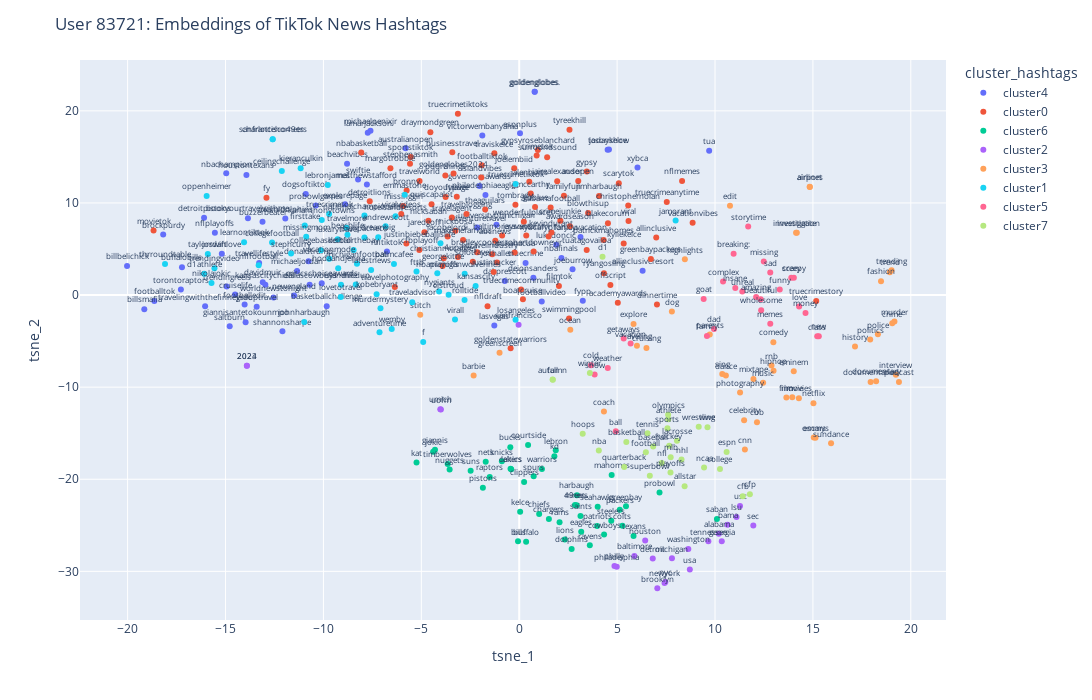

This figure's notebook cell:
### Code cell
visualize_tsne("83721", "hashtags", 8, 2)

### Figure 1 — Plotly figure (JSON) as saved in the notebook; plotly's stock layout.template omitted (floating-point values rounded to 4 significant figures)
{"data": [{"hovertemplate": "cluster_hashtags=cluster4<br>tsne_1=%{x}<br>tsne_2=%{y}<br>hashtags=%{text}<extra></extra>", "legendgroup": "cluster4", "marker": {"color": "#636efa", "symbol": "circle"}, "mode": "markers+text", "name": "cluster4", "orientation": "v", "showlegend": true, "text": ["giannisantetokounmpo", "kansascitychiefs", "lukadoncic", "michaelpenixjr", "dallascowboys", "worldnewstonight", "truecrime", "basketballchallenge", "buffalobills", "deionsanders", "lasvegas", "dakprescott", "cruiselife", "houstontexans", "todayshow", "grouptravel", "criticschoiceawards", "torontoraptors", "saltburn", "tua", "allinclusiveresort", "explorepage", "buzzerbeater", "shannonsharpe", "xybca", "bookyourtravelwithme", "billsmafia", "swiftie", "joeburrow", "miamidolphins", "lamarjackson", "travelingwiththefinneysllc", "philadelphiaeagles", "familyvacation", "michaeljordan", "victorwembanyama", "dogsoftiktok", "donaldtrump", "footballvideo", "jordanlove", "footballedit", "davidmuir", "brockpurdy", "nfltiktok", "probowlgames", "nbafinals", "fypp", "adventuretravel", "travellifestyle", "nflplayoffs", "goldenglobes", "detroitpistons", "billbelichick", "universityofmichigan", "australianopen", "trendingreels", "newengland", "governorsawards", "matthewstafford", "jasonkelce", "espnplus", "goldenglobes.", "footballtok", "beachvibes", "nbachampion"], "textfont": {"size": 8}, "textposition": "top center", "type": "scatter", "x": [-13.97, -12.97, 1.893, -7.596, -10.71, -12.55, 0.325, -9.832, -17.22, 0.7247, -1.272, -0.7355, -14.51, -13.93, 4.584, -13.41, -10.09, -17.28, -14.79, 9.701, 6.302, -8.894, -13.11, -12.09, 6.041, -13.85, -19.15, -8.231, 2.724, -11.95, -7.735, -16.04, -1.724, 3.129, -11.35, -1.884, -10.9, -10.76, 1.151, -15.19, -14.02, -13.1, -18.18, -6.755, -10.39, 2.158, 3.247, -2.142, -13.28, -15.54, 0.7912, -16.1, -20.03, -1.161, -5.802, -14.94, -11.5, -2.03, -7.779, 4.516, 0.04002, 0.7912, -18.64, -8.793, -14.96], "xaxis": "x", "y": [-2.941, 1.11, 5.449, 17.83, 1.127, -0.272, 3.486, -1.206, 3.021, 1.885, -3.314, 1.518, 0.04684, 13.04, 15.81, -1.272, 1.288, 0.61, -3.399, 15.67, 2.628, 9.855, 7.968, -3.943, 13.85, 8.351, -1.529, 12.55, 2.799, 8.322, 17.62, -1.22, 10.87, 6.311, 2.615, 17.33, 10.97, 3.683, -0.6911, 4.487, -1.032, 1.394, 6.587, 4.716, 9.717, 4.032, -0.63, 7.336, 3.476, 6.765, 22.07, 8.383, 3.147, 7.635, 15.93, 0.934, -0.05536, 11.83, 12.0, 15.78, 17.56, 22.07, -0.6365, 14.25, 13.22], "yaxis": "y"}, {"hovertemplate": "cluster_hashtags=cluster0<br>tsne_1=%{x}<br>tsne_2=%{y}<br>hashtags=%{text}<extra></extra>", "legendgroup": "cluster0", "marker": {"color": "#EF553B", "symbol": "circle"}, "mode": "markers+text", "name": "cluster0", "orientation": "v", "showlegend": true, "text": ["kevindurant", "tombrady", "greenbaypackers", "joshallen", "nicksaban", "goldenglobes2024", "tyreekhill", "doyoutravel", "travelworld", "kyliekelce", "islandvibes", "tuatagovailoa", "ryangosling", "poorthings", "truecrimestory", "viral", "travelphotography", "crimetok", "makemefamous", "travelindustry", "4upage", "surroundsound", "sportstiktok", "nbabasketball", "ausopen", "pukanacua", "familyfun", "solotravel", "jjmccarthy", "quiscapalot", "viralvideos", "christianmccaffrey", "baltimoreravens", "businesstravel", "gypsy", "nickbosa", "xybcafypforyou", "blakecorum", "theaguilars", "vacationvibes", "alabamafootball", "blowthisup", "justintucker", "awardseason", "jaredgoff", "dinnertime", "stephenasmith", "gypsyroseblanchard", "draymondgreen", "footballtiktok", "georgekittle", "filmtok", "fy", "goblue", "joelembiid", "jimharbaugh", "academyawards", "allinclusive", "boatcruise", "cfbplayoff", "bradleycooper", "crimejunkie", "robertdowneyjr", "movietok", "abcnews", "traviskelce", "patrickmahomes", "missinggirl", "truecrimecommunity", "goldenstatewarriors", "travelblogging", "christophernolan", "travelagent", "fypage", "detroitlions", "justinbieber", "jalenhurts", "truecrimeanytime", "nfldraft", "offscript", "jacobelordi", "bronny", "jairealexander", "truecrimetiktoks", "jaysontatum", "scarytok", "wonderfulplaces", "nflmemes", "margotrobbie", "swimmingpool"], "textfont": {"size": 8}, "textposition": "top center", "type": "scatter", "x": [1.647, -0.194, 6.725, -1.135, -4.638, -3.354, 2.567, -3.76, -5.091, 5.336, -1.936, 3.447, 4.327, -3.773, 15.17, 5.583, -6.352, 0.8908, -2.867, -1.378, -3.128, 1.427, -5.543, -8.068, 3.015, -0.233, 2.284, -2.371, 0.5896, -4.478, -6.026, -3.856, -0.8722, -3.417, 3.452, -3.259, 1.502, 4.532, -1.738, 8.857, 1.604, 3.519, -1.305, 2.588, -4.842, 7.035, -5.578, 0.9524, -4.537, -1.917, -3.915, 2.028, -12.91, 0.8088, -0.2537, 4.078, 5.036, 6.998, 0.1893, -5.101, -2.149, 2.102, 0.7378, -18.67, -1.219, -1.269, 4.312, -5.932, 0.09454, -0.4386, -2.693, 5.567, -3.441, -3.19, -7.635, -5.764, 0.5154, 7.537, -1.617, 4.657, -3.656, -5.751, 1.939, -3.132, 0.359, 5.087, 0.2352, 8.319, -6.577, 2.546], "xaxis": "x", "y": [6.8, 9.798, 3.901, 3.535, 8.078, 13.21, 17.95, 10.65, 12.38, 5.594, 12.77, 4.903, 2.369, 12.98, -0.6475, 8.038, 0.8815, 15.16, 5.976, 4.425, 4.127, 14.97, 14.99, 15.48, 12.39, 4.608, 10.78, 3.607, 11.02, 9.863, 8.797, 3.999, 6.476, 15.49, 13.43, 6.986, 6.346, 7.803, 9.282, 7.846, 9.498, 8.923, 2.495, 7.484, 6.82, -1.029, 14.26, 15.75, 17.68, 14.09, 3.147, 0.9816, 10.56, 9.548, 13.77, 10.76, -0.8223, 6.258, -0.4657, 4.9, 4.654, 8.062, 4.743, 6.998, 5.899, 15.4, 5.98, 9.67, 0.5995, -5.781, 8.807, 9.718, 8.412, 10.68, 10.18, 5.606, 12.32, 10.09, -1.207, 1.082, 6.371, 11.35, 12.36, 19.69, 6.479, 12.14, 7.972, 12.38, 13.77, -2.558], "yaxis": "y"}, {"hovertemplate": "cluster_hashtags=cluster6<br>tsne_1=%{x}<br>tsne_2=%{y}<br>hashtags=%{text}<extra></extra>", "legendgroup": "cluster6", "marker": {"color": "#00cc96", "symbol": "circle"}, "mode": "markers+text", "name": "cluster6", "orientation": "v", "showlegend": true, "text": ["jokic", "kd", "packers", "49ers", "lions", "bills", "mahomes", "courtside", "greenbay", "kat", "spurs", "colts", "kelce", "lebron", "dolphins", "buffalo", "bucks", "steelers", "seahawks", "clippers", "raptors", "saints", "knicks", "suns", "texans", "saban", "nets", "giannis", "patriots", "lakers", "ravens", "cowboys", "nuggets", "pistons", "timberwolves", "celtics", "warriors", "chargers", "niners", "harbaugh", "chiefs", "rams", "eagles", "probowl"], "textfont": {"size": 8}, "textposition": "top center", "type": "scatter", "x": [-4.395, 1.795, 5.136, 2.847, 2.33, -0.06089, 4.722, 0.4526, 5.453, -5.245, 0.7386, 5.271, 0.04759, 1.866, 2.678, 0.3526, -0.455, 4.701, 4.008, 0.2497, -1.506, 3.13, -0.8853, -2.481, 5.839, 10.1, -1.711, -4.302, 3.979, -0.41, 3.606, 4.335, -3.554, -1.856, -3.653, -0.4431, 1.16, 1.516, 2.936, 2.947, 1.018, 2.061, 3.167, 7.166], "xaxis": "x", "y": [-17.0, -17.49, -23.31, -22.81, -26.55, -26.74, -19.55, -16.27, -22.93, -18.19, -19.68, -25.06, -23.53, -16.85, -27.58, -26.78, -16.51, -24.51, -22.97, -20.29, -19.75, -24.0, -18.06, -19.08, -26.17, -24.33, -18.1, -16.81, -25.07, -18.91, -27.18, -26.0, -18.94, -20.92, -18.34, -18.85, -18.88, -24.31, -22.81, -21.73, -23.77, -24.66, -25.7, -21.44], "yaxis": "y"}, {"hovertemplate": "cluster_hashtags=cluster2<br>tsne_1=%{x}<br>tsne_2=%{y}<br>hashtags=%{text}<extra></extra>", "legendgroup": "cluster2", "marker": {"color": "#ab63fa", "symbol": "circle"}, "mode": "markers+text", "name": "cluster2", "orientation": "v", "showlegend": true, "text": ["bama", "2023", "baltimore", "nyc", "usa", "newyork", "sec", "brooklyn", "tennessee", "2024", "houston", "sanfrancisco", "michigan", "alabama", "georgia", "detroit", "washington", "lsu", "usc", "uofm", "umich", "philadelphia", "philly"], "textfont": {"size": 8}, "textposition": "top center", "type": "scatter", "x": [10.64, -13.91, 5.881, 7.464, 8.714, 7.422, 11.96, 7.054, 9.66, -13.91, 6.433, -0.03182, 7.8, 10.19, 10.35, 6.821, 8.636, 11.1, 11.28, -4.0, -4.031, 4.982, 4.864], "xaxis": "x", "y": [-24.95, -7.665, -28.34, -31.16, -29.81, -31.27, -25.01, -31.83, -26.74, -7.672, -26.64, -3.232, -28.58, -25.92, -26.73, -28.59, -27.58, -24.1, -22.91, -12.42, -12.39, -29.49, -29.43], "yaxis": "y"}, {"hovertemplate": "cluster_hashtags=cluster3<br>tsne_1=%{x}<br>tsne_2=%{y}<br>hashtags=%{text}<extra></extra>", "legendgroup": "cluster3", "marker": {"color": "#FFA15A", "symbol": "circle"}, "mode": "markers+text", "name": "cluster3", "orientation": "v", "showlegend": true, "text": ["netflix", "traveling", "airlines", "cruising", "documentary", "comedy", "edit", "sing", "politics", "airport", "hiphop", "stitch", "history", "investigate", "cnn", "parents", "trending", "rnb", "fashion", "barbie", "emmys", "trend", "murder", "oscars", "documentaries", "mixtape", "highlights", "police", "dog", "podcast", "ocean", "dance", "sundance", "eminem", "greenscreen", "investigation", "movies", "explore", "interview", "coach", "film", "cbb", "movie", "celebrity", "photography", "crime", "music"], "textfont": {"size": 8}, "textposition": "top center", "type": "scatter", "x": [15.03, 6.013, 14.84, 6.499, 18.23, 12.98, 10.76, 10.37, 17.93, 14.84, 12.99, -5.055, 17.15, 14.18, 11.53, 9.731, 19.02, 12.88, 18.48, -2.328, 15.13, 18.93, 19.16, 15.04, 17.95, 11.96, 8.46, 18.32, 7.796, 19.39, 2.608, 10.55, 15.93, 14.02, -1.005, 14.14, 14.28, 5.84, 19.24, 4.328, 13.65, 12.14, 13.95, 11.49, 11.28, 19.05, 12.46], "xaxis": "x", "y": [-11.74, -5.506, 11.74, -5.745, -9.352, -5.123, 9.709, -8.565, -4.837, 11.75, -8.219, -2.14, -5.579, 6.757, -16.77, -4.273, 2.686, -7.661, 1.512, -8.727, -15.49, 2.488, -2.882, -15.45, -9.434, -9.126, 3.876, -4.265, -1.773, -9.438, -3.754, -8.733, -16.1, -8.273, -6.26, 6.773, -11.2, -3.134, -8.65, -12.65, -11.11, -13.8, -11.1, -13.58, -10.58, -3.062, -9.527], "yaxis": "y"}, {"hovertemplate": "cluster_hashtags=cluster1<br>tsne_1=%{x}<br>tsne_2=%{y}<br>hashtags=%{text}<extra></extra>", "legendgroup": "cluster1", "marker": {"color": "#19d3f3", "symbol": "circle"}, "mode": "markers+text", "name": "cluster1", "orientation": "v", "showlegend": true, "text": ["kobebryant", "truecrimetiktok", "nationalchampionship", "collegebasketball", "doitforthebay", "adventuretime", "virall", "trendingvideo", "oppenheimer", "traveladvisor", "islandlife", "andrewscott", "vacationmode", "f", "michiganfootball", "travelmore", "emmastone", "patmcafee", "isiahpacheco", "cjstroud", "wemby", "kieranculkin", "nbaplayoffs", "luxurytravel", "missingmom", "beachlife", "hodaandjenna", "dreambig", "rolltide", "lebronjames", "nikolajokic", "kansascity", "sanfrancisco49ers", "lovetotravel", "firsttake", "latestnews", "ceilingchallenge", "johnharbaugh", "losangeles", "murdermystery", "truecrimetok", "nygiants", "d1athlete", "charlottehornets", "jamorant", "hotelsandresorts", "nflfootball", "thrroundtable", "stephcurry", "learnontiktok", "ballislife", "michiganwolverines", "karlanthonytowns", "collegefootball", "micdup", "fttb", "taylorswift"], "textfont": {"size": 8}, "textposition": "top center", "type": "scatter", "x": [-7.283, -0.183, -7.905, -10.13, -8.456, -7.135, -3.279, -15.57, -15.96, -5.465, -9.103, -6.827, -9.701, -4.904, -8.287, -8.821, -5.847, -6.397, -7.906, -3.606, -6.512, -11.16, -4.184, -9.273, -10.88, -8.773, -9.246, -7.2, -2.793, -9.776, -15.72, -2.227, -12.59, -9.116, -10.95, -7.563, -12.13, -10.98, -0.1876, -7.086, -9.708, -4.092, -16.09, -12.59, 7.989, -6.317, -13.31, -18.09, -11.65, -14.05, -4.021, -2.787, -10.08, -12.62, -8.347, -5.245, -15.91], "xaxis": "x", "y": [0.09028, 12.06, 8.63, 4.877, 4.879, -4.04, -2.641, 2.924, 10.74, -0.7799, 1.13, 7.457, 3.932, -5.095, 3.391, 7.303, 10.89, 3.385, 6.241, 0.0342, -3.691, 13.77, 2.362, 6.068, 6.332, 6.54, 2.919, 6.29, -0.5339, 11.96, 1.311, 0.9895, 16.92, -0.2066, 7.549, 2.727, 13.47, -2.913, -2.686, -1.434, 8.799, 0.3909, 2.312, 16.92, 8.095, 8.549, 3.231, 3.359, 4.499, 5.737, 5.616, 2.312, 8.158, 5.711, 1.146, 2.564, 4.461], "yaxis": "y"}, {"hovertemplate": "cluster_hashtags=cluster5<br>tsne_1=%{x}<br>tsne_2=%{y}<br>hashtags=%{text}<extra></extra>", "legendgroup": "cluster5", "marker": {"color": "#FF6692", "symbol": "circle"}, "mode": "markers+text", "name": "cluster5", "orientation": "v", "showlegend": true, "text": ["snow", "goat", "vacation", "amazing", "cold", "family", "unreal", "weather", "memes", "breaking:", "creepy", "wholesome", "dad", "insane", "money", "complex", "new", "getaways", "storytime", "missing", "class", "beautiful", "funny", "love", "scary", "sad", "ball"], "textfont": {"size": 8}, "textposition": "top center", "type": "scatter", "x": [3.851, 9.42, 5.689, 12.1, 3.665, 9.588, 11.39, 4.523, 12.82, 10.95, 14.03, 12.36, 9.948, 11.04, 14.62, 10.41, 15.3, 5.336, 11.69, 12.49, 15.22, 12.33, 13.31, 14.3, 13.89, 12.82, 4.933], "xaxis": "x", "y": [-8.638, -0.4246, -5.261, -0.1979, -7.615, -4.456, 0.3836, -7.91, -3.119, 4.493, 1.874, -1.648, -3.687, 0.7701, -1.958, 1.485, -4.468, -4.705, 7.451, 3.639, -4.483, -0.4606, 0.615, -1.241, 1.873, 2.452, -14.8], "yaxis": "y"}, {"hovertemplate": "cluster_hashtags=cluster7<br>tsne_1=%{x}<br>tsne_2=%{y}<br>hashtags=%{text}<extra></extra>", "legendgroup": "cluster7", "marker": {"color": "#B6E880", "symbol": "circle"}, "mode": "markers+text", "name": "cluster7", "orientation": "v", "showlegend": true, "text": ["winter", "athlete", "autumn", "lacrosse", "quarterback", "wrestling", "fall", "sports", "cfb", "tennis", "baseball", "nhl", "cfp", "olympics", "basketball", "nfl", "football", "superbowl", "playoffs", "ncaa", "d1", "hockey", "nba", "college", "hoops", "allstar", "espn", "mlb", "wwe"], "textfont": {"size": 8}, "textposition": "top center", "type": "scatter", "x": [3.61, 7.614, 1.715, 8.057, 5.362, 9.168, 1.708, 7.569, 11.42, 6.55, 6.841, 8.289, 11.78, 7.605, 5.471, 7.278, 6.468, 6.671, 7.726, 9.442, 4.255, 7.663, 4.066, 10.25, 3.243, 8.447, 10.59, 7.735, 9.615], "xaxis": "x", "y": [-8.469, -13.49, -9.185, -15.82, -18.66, -14.31, -9.178, -14.46, -21.84, -15.02, -16.45, -17.85, -21.63, -12.99, -15.95, -18.25, -17.08, -19.62, -19.27, -18.72, 4.156, -16.35, -16.87, -18.9, -15.06, -20.76, -17.03, -17.6, -14.34], "yaxis": "y"}], "layout": {"height": 700, "legend": {"title": {"text": "cluster_hashtags"}, "tracegroupgap": 0}, "margin": {"t": 60}, "title": {"text": "User 83721: Embeddings of TikTok News Hashtags"}, "width": 1100, "xaxis": {"anchor": "y", "domain": [0, 1], "title": {"text": "tsne_1"}}, "yaxis": {"anchor": "x", "domain": [0, 1], "title": {"text": "tsne_2"}}}}
